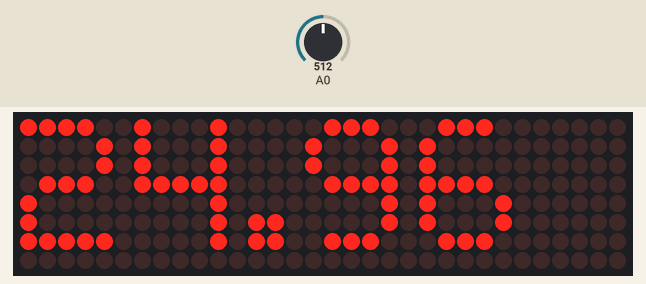
Bench run of a sketch on a simulated Arduino Uno, built with avr-gcc and run on an emulated ATmega328P. Shown: 32×8 LED matrix. Inputs (shaded band) come from the test bench; at power-on: A0 = 512.

Above: at 1.8 s.
1.9 s: A0 set to 900
At 3.2 s:
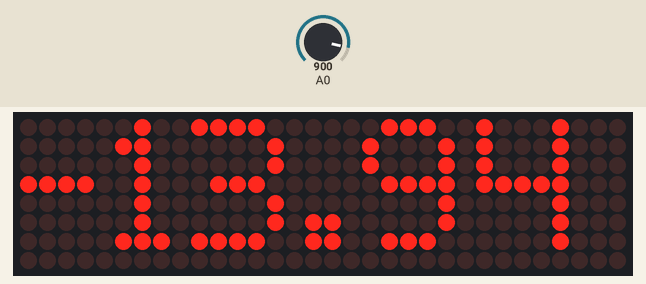
3.5 s: A0 set to 1023
At 5.0 s:
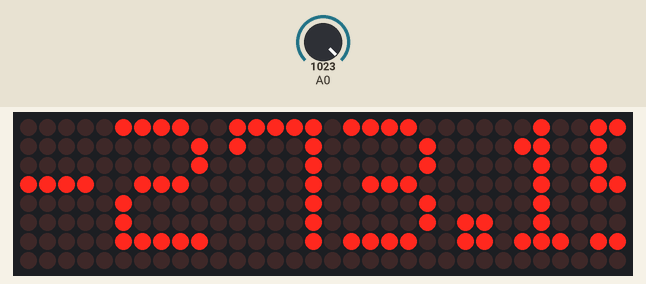
5.5 s: A0 set to 716
At 6.7 s:
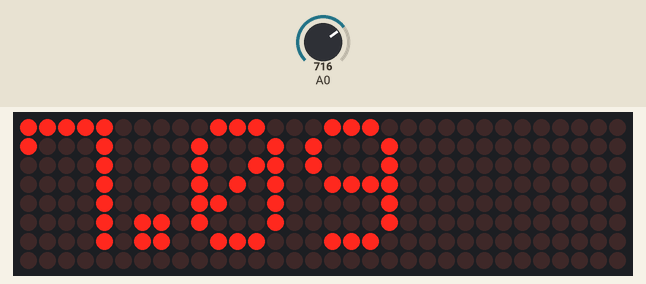
7.5 s: A0 set to 0
At 8.4 s:
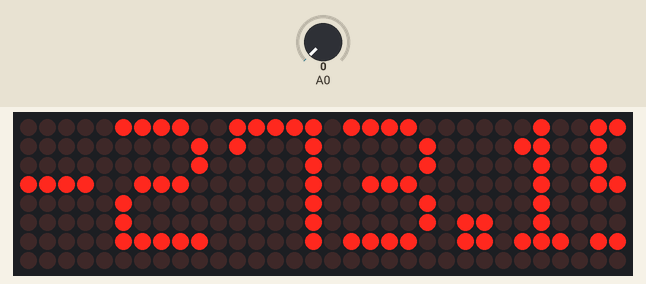
Timing chart, 0 to 10.5 s (numbered marks = the images above; inputs shaded):
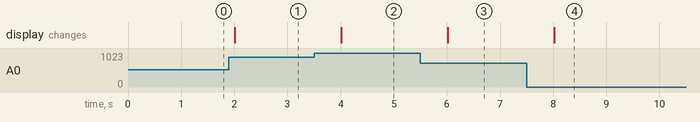

The sketch:

sketch.ino
```cpp
#include <MD_Parola.h>
#include <MD_MAX72xx.h>

#define HARDWARE_TYPE MD_MAX72XX::PAROLA_HW
#define MAX_DEVICES 4
#define CS_PIN 10

MD_Parola myDisplay = MD_Parola(HARDWARE_TYPE, CS_PIN, MAX_DEVICES);

const float BETA = 3950; // Beta Coefficient of the thermistor

void setup() {
  // Initialize the display
  myDisplay.begin();
  // Set the intensity (brightness) of the display (0-15):
  myDisplay.setIntensity(0);
  // Clear the display:
  myDisplay.displayClear();
}

void loop() {
  // Read analog value from pin A0
  int analogValue = analogRead(A0);
  // Calculate temperature in Celsius using the Steinhart-Hart equation
  float celsius = 1 / (log(1 / (1023.0 / analogValue - 1)) / BETA + 1.0 / 298.15) - 273.15;
  // Convert temperature to a string
  String temp = (String) celsius;
  // Display temperature on the LED matrix display
  myDisplay.print(temp);
  // Delay for 1 second
  delay(1000);
}
```

Measured:
- after the input at 1.9 s, the display: changes after 0.11 s (image 1)
- after the input at 3.5 s, the display: changes after 0.51 s (image 2)
- after the input at 5.5 s, the display: changes after 0.52 s (image 3)
- after the input at 7.5 s, the display: changes after 0.52 s (image 4)
